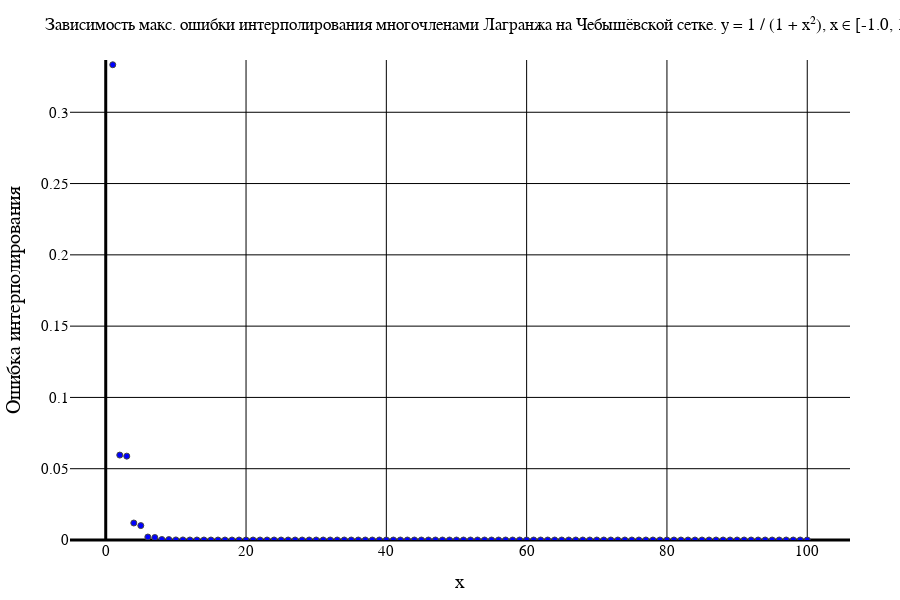

This figure's notebook cell:
### Code cell
makeErrorPlot(numOfFunc, methodTypeList[1], gridTypeList[2], titleList, interval, funcColor)

### Figure 1 — Plotly figure (JSON) as saved in the notebook; plotly's stock layout.template omitted (floating-point values rounded to 4 significant figures)
{"data": [{"marker": {"color": "blue", "line": {"width": 1}, "showline": true}, "mode": "markers", "type": "scatter", "x": [1, 2, 3, 4, 5, 6, 7, 8, 9, 10, 11, 12, 13, 14, 15, 16, 17, 18, 19, 20, 21, 22, 23, 24, 25, 26, 27, 28, 29, 30, 31, 32, 33, 34, 35, 36, 37, 38, 39, 40, 41, 42, 43, 44, 45, 46, 47, 48, 49, 50, 51, 52, 53, 54, 55, 56, 57, 58, 59, 60, 61, 62, 63, 64, 65, 66, 67, 68, 69, 70, 71, 72, 73, 74, 75, 76, 77, 78, 79, 80, 81, 82, 83, 84, 85, 86, 87, 88, 89, 90, 91, 92, 93, 94, 95, 96, 97, 98, 99, 100], "y": [0.3333, 0.05956, 0.05882, 0.01192, 0.0101, 0.002075, 0.001733, 0.0003561, 0.0002974, 6.151e-05, 5.102e-05, 1.05e-05, 8.753e-06, 1.803e-06, 1.502e-06, 3.06e-07, 2.577e-07, 5.334e-08, 4.421e-08, 9.076e-09, 7.585e-09, 1.564e-09, 1.301e-09, 2.691e-10, 2.233e-10, 4.592e-11, 3.831e-11, 7.893e-12, 6.573e-12, 1.356e-12, 1.128e-12, 2.331e-13, 1.93e-13, 4.008e-14, 3.353e-14, 7.438e-15, 6.217e-15, 2.442e-15, 1.998e-15, 1.887e-15, 2.22e-15, 1.554e-15, 1.554e-15, 1.887e-15, 1.776e-15, 2.554e-15, 1.554e-15, 2.554e-15, 2.442e-15, 2.442e-15, 2.442e-15, 1.998e-15, 2.442e-15, 2.22e-15, 1.998e-15, 2.776e-15, 2.665e-15, 2.887e-15, 2.331e-15, 2.554e-15, 2.442e-15, 2.998e-15, 2.665e-15, 1.998e-15, 1.776e-15, 2.887e-15, 3.997e-15, 1.887e-15, 3.22e-15, 1.998e-15, 2.998e-15, 1.665e-15, 3.109e-15, 2.887e-15, 3.886e-15, 3.886e-15, 3.775e-15, 2.554e-15, 3.664e-15, 2.998e-15, 2.998e-15, 3.22e-15, 3.775e-15, 3.886e-15, 3.886e-15, 3.775e-15, 3.109e-15, 3.664e-15, 3.553e-15, 3.442e-15, 4.219e-15, 2.998e-15, 3.553e-15, 3.886e-15, 2.887e-15, 2.776e-15, 4.219e-15, 3.664e-15, 3.664e-15, 2.998e-15]}], "layout": {"coloraxis": {"outlinecolor": "black"}, "font": {"color": "black", "family": "Times New Roman"}, "height": 600, "margin": {"b": 50, "l": 50, "r": 50, "t": 60}, "paper_bgcolor": "white", "plot_bgcolor": "white", "title": {"autosize": false, "font": {"color": "black", "family": "Times New Roman", "size": 17}, "paper_bgcolor": "red", "text": "Зависимость макс. ошибки интерполирования многочленами Лагранжа на Чебышёвской сетке. y = 1 / (1 + x²), x ∈ [-1.0, 1.0]"}, "width": 900, "xaxis": {"color": "black", "gridcolor": "black", "gridwidth": 1, "tickfont": {"size": 15}, "title": {"font": {"color": "black", "family": "Times New Roman", "size": 20}, "text": "x"}, "zerolinecolor": "black", "zerolinewidth": 3}, "yaxis": {"exponentformat": "power", "gridcolor": "black", "gridwidth": 1, "range": [0, 0.3367], "tickfont": {"size": 15}, "title": {"font": {"color": "black", "family": "Times New Roman", "size": 20}, "text": "Ошибка интерполирования"}, "zerolinecolor": "black", "zerolinewidth": 3}}}
